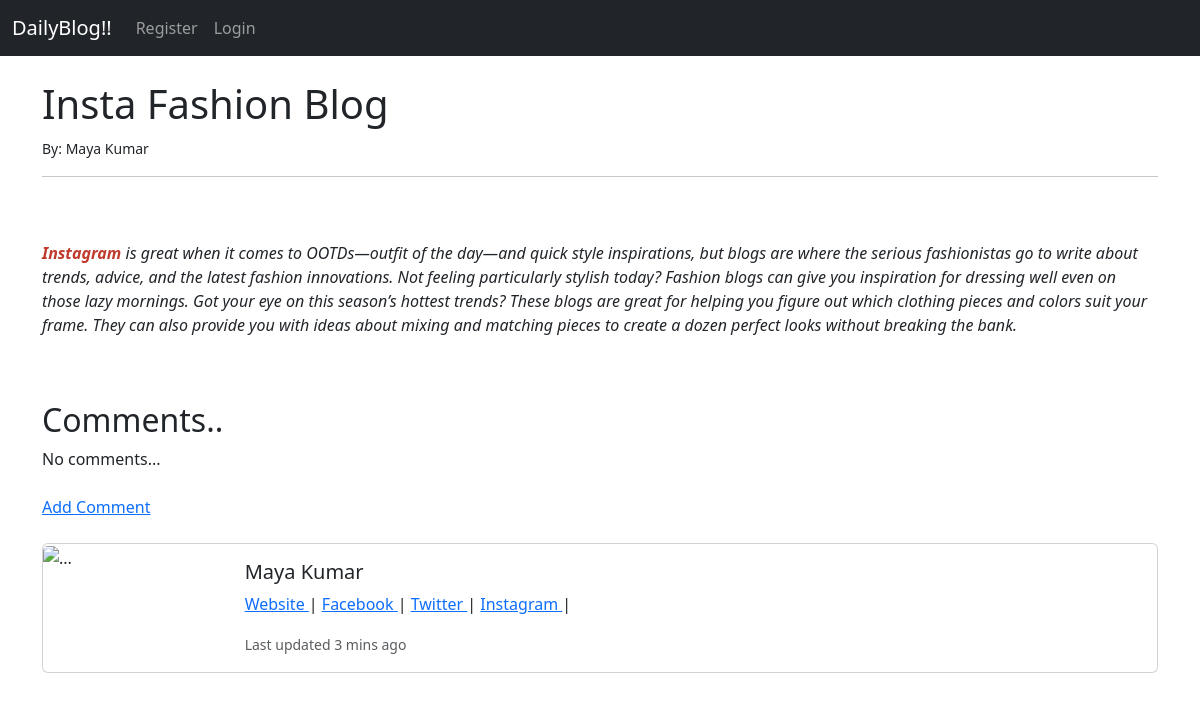
/article/7, run on the app's committed database.
### Blog_app/models.py (models this page shows, shortened)
class Post(models.Model):
    title = models.CharField(max_length=255)
    header_image = models.ImageField(null=True, blank=True, upload_to="images/")
    title_tag = models.CharField(max_length=255, default="DailyBlog!!")
    author = models.ForeignKey(User, on_delete=models.CASCADE)
    body = RichTextField(blank=True, null=True)

### Blog_app/views.py (the view)
# urls.py: path('article/<int:pk>', ArticleDetailView.as_view(), name='article-detail'),
class ArticleDetailView(DetailView):
    model = Post
    template_name = 'article_details.html'

### Blog_app/templates/article_details.html (shortened to what this page needs)
{% extends 'base.html' %}
{% block content %}
<h1>{{ post.title }}</h1>
<small>By:
    {{ post.author.first_name }}
    {{ post.author.last_name }}
</small><br/>
<hr>
<br/><br/>
{{ post.body|safe }}
<br/><br/>
<h2>Comments..</h2>
{% if not post.comments.all %}
    No comments...
{% endif %}
<br/><br/>
<a href="{% url 'add_comment' post.pk %}">Add Comment</a>
<br/><br/>
<div class="card mb-3" >
  <div class="row g-0">
    <div class="col-md-2">
      <img src="{{ post.author.profile.profile_pic.url}}" width=100, height=100" class="card-img" alt="...">
    </div>
    <div class="col-md-10">
      <div class="card-body">
        <h5 class="card-title"> {{ post.author.first_name }}
    {{ post.author.last_name }}</h5>
          <p class="card-text-muted">
              <a href="{{post.author.profile.website_url}}">
                  Website </a> |
              <a href="{{post.author.profile.facebook_url}}">
                  Facebook </a> |
              <a href="{{post.author.profile.twitter_url}}">
                  Twitter </a>|
                  <a href="{{post.author.profile.Instagram_url}}">
                      Instagram </a>|
          </p>
        <p class="card-text"><small class="text-body-secondary">Last updated 3 mins ago</small></p>
      </div>
    </div>
  </div>
</div>
{% endblock %}

### data on the page
Post: title "Insta Fashion Blog", author.first_name "Maya", author.last_name "Kumar", body "Instagram is great when it comes to OOTDs—outfit of the day—and quick style inspirations, but blogs are where the serious fashionistas go to write about trends, advice, and the latest fashion innovations. Not feeling particularly stylish today? Fashion blogs can give you inspiration for dressing well even on those lazy mornings. Got your eye on this season’s hottest trends? These blogs are great for helping you figure out which clothing pieces and colors suit your frame. They can also provide you with ideas about mixing and matching pieces to create a dozen perfect looks without breaking the bank."
